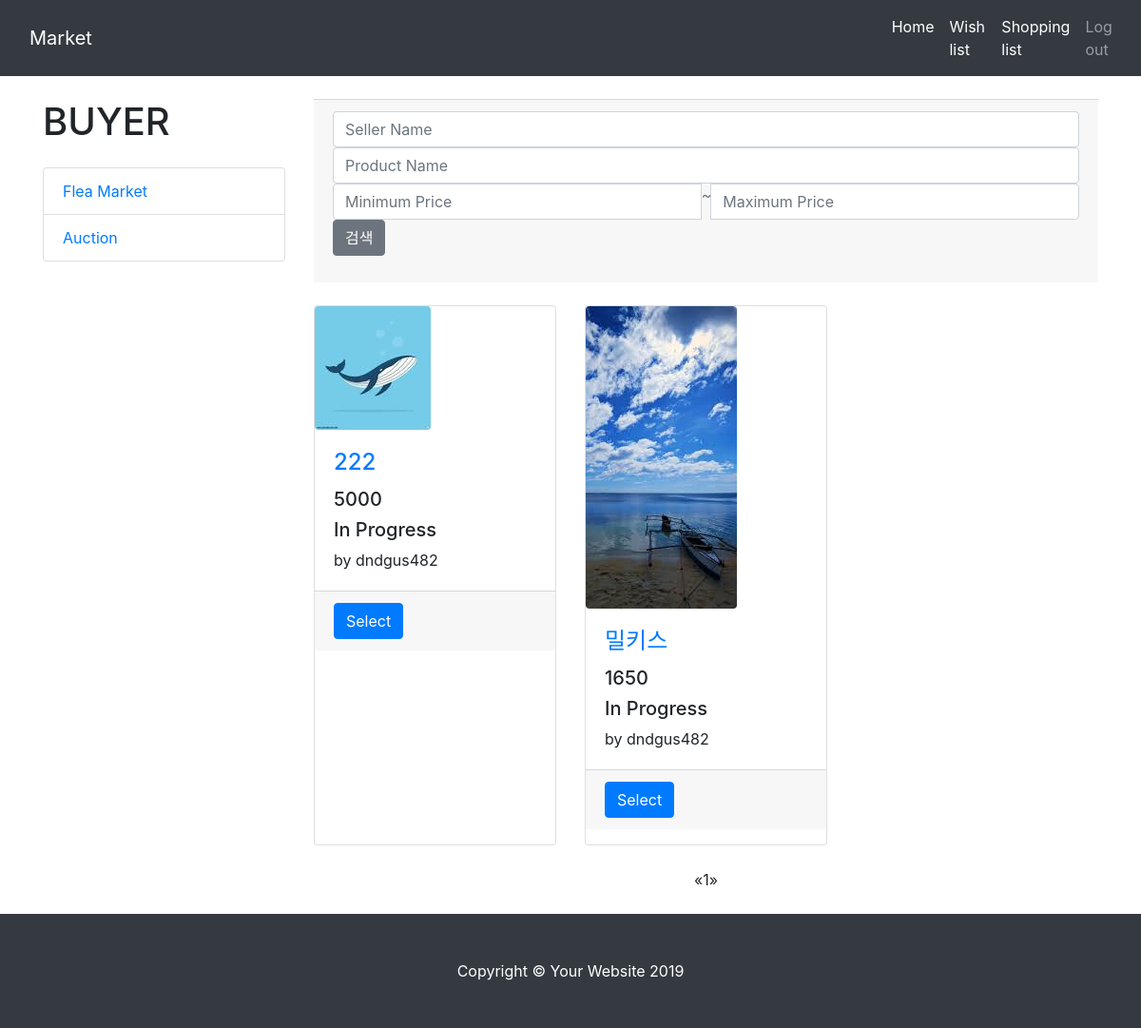
Page /buyer/ on the committed database.
### market/models.py (models this page shows)
class Product(models.Model):
    created_date = models.DateTimeField(auto_now_add=True)
    content = models.TextField(blank=True)
    view = models.IntegerField(default=0)
    name = models.CharField(max_length=30, blank=True)
    type = models.CharField(max_length=20)      # 경매인지 그냥인지
    price = models.IntegerField(default=0)      # 가격
    seller_name = models.CharField(max_length=20, blank=True) # 판매자 이름
    phone = models.CharField(max_length=20, blank=True) # 판매자 전화번호
    place = models.CharField(max_length=60, blank=True)    # 거래장소
    seller = models.ForeignKey(User, on_delete=models.CASCADE) #판매자 정보
    status = models.CharField(max_length=20)    # 판매중인지 종료인지
    photo = models.ImageField(blank=True)

### market/views.py (the view, shortened to what this page needs)
# urls.py: path('buyer/', views.main2, name='main2'),
def main2(request):
    auctions = Product.objects.all().filter(type = 'auction')
    time2 =  datetime.now(timezone.utc)
    for auction in auctions :
        time1= auction.created_date
    boards = Product.objects.order_by('-id')
    page = request.GET.get('page', 1)
    paginator = Paginator(boards, 20)
    try:
        lines = paginator.page(page)
    except PageNotAnInteger:
        lines = paginator.page(1)
    except EmptyPage:
        lines = paginator.page(paginator.num_pages)
    context = {'boards': lines}
    return render(request, 'main2.html', context)

### templates/main2.html (shortened to what this page needs)
﻿{% load static %}
<!DOCTYPE html>
<html lang="en">
<head>
  <link href="{% static 'vendor/bootstrap/css/bootstrap.min.css' %}" rel="stylesheet">
  <link href="{% static 'css/shop-homepage.css' %}" rel="stylesheet">
</head>
<body>
  <nav class="navbar navbar-expand-lg navbar-dark bg-dark fixed-top">
    <div class="container">
      <a class="navbar-brand" href="{% url 'main2' %}">Market</a>
              <link rel='stylesheet prefetch' href='https://maxcdn.bootstrapcdn.com/font-awesome/4.4.0/css/font-awesome.min.css'>
</div>
      <div class="collapse navbar-collapse" id="navbarResponsive">
        <ul class="navbar-nav ml-auto">
          <li class="nav-item active">
            <a class="nav-link" href="{% url 'main2' %}">Home
            </a>
          </li>
          <li class="nav-item active">
            <a class="nav-link" href="wishlist">Wish list</a>
          </li>
          <li class="nav-item active">
            <a class="nav-link" href="shoppinglist">Shopping list</a>
          </li>
          <li class="nav-item">
            <a class="nav-link" href="/logout">Log out</a>
          </li>
        </ul>
      </div>
  </nav>
  <div class="container">
    <div class="row">
      <div class="col-lg-3">
        <h1 class="my-4">BUYER</h1>
          <div class="list-group">
          <a href="" class="list-group-item">Flea Market</a>
            <a href="" class="list-group-item">Auction</a>
        </div>
      </div>
      <div class="col-lg-9">
      <div class="card-footer text-muted">
              <form action="{% url 'search_product' %}" method="POST">
                  <div class="input-group">
              <input type="text" name="seller_name" class="form-control" placeholder="Seller Name">
            </div>
                  <div class="input-group">
              <input type="text" name="product_name" class="form-control" placeholder="Product Name">
            </div>
            <div class="input-group">
              <input type="text" name="min" class="form-control" placeholder="Minimum Price"> ~
                <input type="text" name="max" class="form-control" placeholder="Maximum Price">
            </div>
                  <span class="input-group-btn">
                <button class="btn btn-secondary" type="submit">검색</button>
              </span>
              </form>
          </div>
        <div class="row">
{% for board in boards %}
{% if board.status != 'Bought' %}
          <div class="col-lg-4 col-md-6 mb-4">
            <div class="card h-100">
              <a>
                  {% if board.photo %}
        <img class="img-fluid rounded" name="image" src="{{ board.photo.url }}" alt="">
                  {% else %}
            <img class="img-fluid rounded" name="image" src="http://placehold.it/700x400" alt="">
                  {% endif %}
              </a>
            <form action="" method="POST" title="Title">
              <div class="card-body">
                <h4 class="card-title">
                  <a href="{% url 'main2' %}post={{ board.id }}" value="{{ board.id }}">{{ board.name }}</a>
                </h4>
                <h5>{{board.price}}</h5>
                  <h5>{{board.status}}</h5>
                <p class="card-text">by {{board.seller_name}}</p>
              </div>
              <div class="card-footer">
                <small class="text-muted">
                    <a href="{% url 'main2' %}post={{ board.id }}" class="btn btn-primary" >Select</a>
                </small>
              </div>
            </form>
            </div>
          </div>
{% endif %}
{% endfor %}
        </div>
      <ul class="pagination justify-content-center mb-4">
        {% if boards.has_previous %}
          <li><a href="?page={{ boards.previous_page_number }}">&laquo;</a></li>
        {% else %}
          <li class = "disabled"><span>&laquo;</span></li>
        {% endif %}
        {% for i in boards.paginator.page_range %}
          {% if boards.number == i %}
            <li class="active"><span>{{ i }} <span class="sr-only">(current)</span></span></li>
          {% else %}
            <li><a href="?page={{ i }}">{{ i }}</a></li>
          {% endif %}
        {% endfor %}
        {% if boards.has_next %}
            <li><a href="?page={{ boards.next_page_number }}">&raquo;</a></li>
        {% else %}
            <li class="disabled"><span>&raquo;</span></li>
        {%endif %}
        </ul>
      </div>
    </div>
  </div>
  <footer class="py-5 bg-dark">
    <div class="container">
      <p class="m-0 text-center text-white">Copyright &copy; Your Website 2019</p>
    </div>
  </footer>
</body>
</html>

### static/css/shop-homepage.css (style rules this page uses)
body { padding-top: 56px; }

### rows in the picture
Product: photo (picture), {{ board.id }} 19 (drawn), name "222", price "5000", status "In Progress", seller_name "dndgus482"
Product: photo (picture), {{ board.id }} 18 (drawn), name "밀키스", price "1650", status "In Progress", seller_name "dndgus482"

### other values in the picture
{{ i }} "1"
